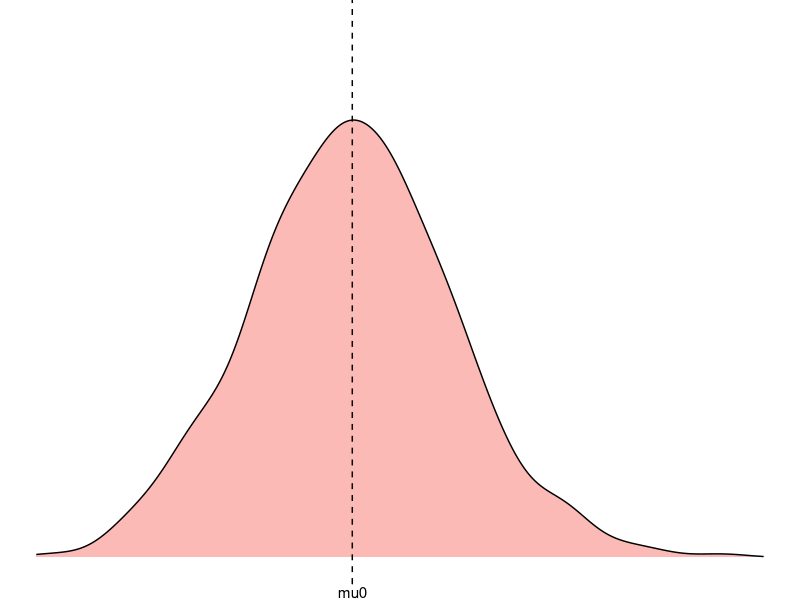
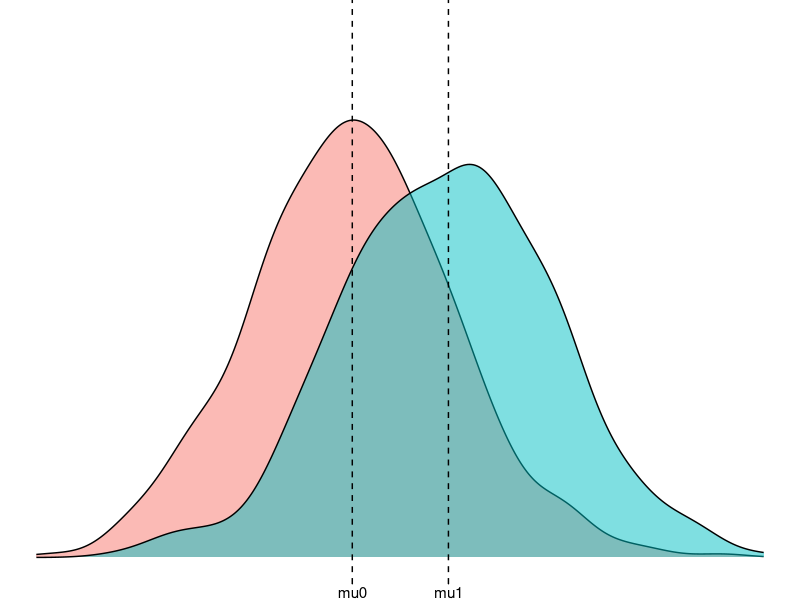
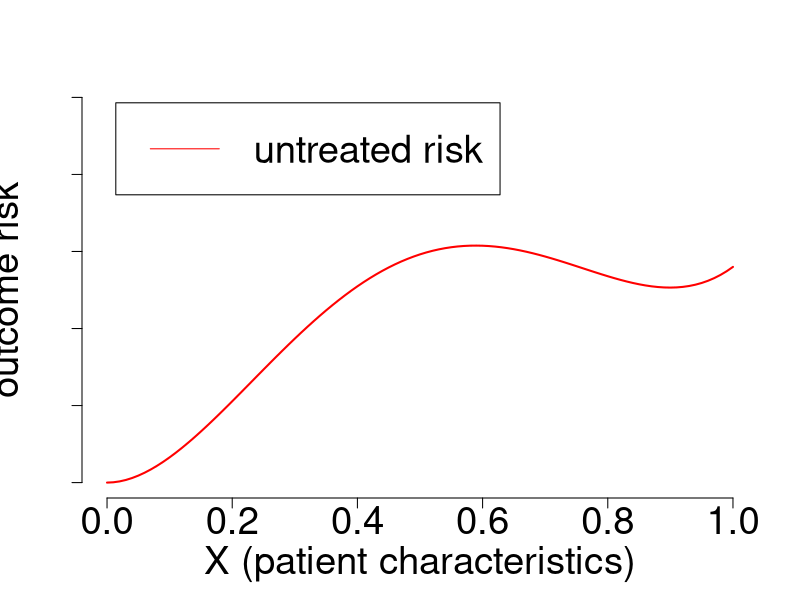
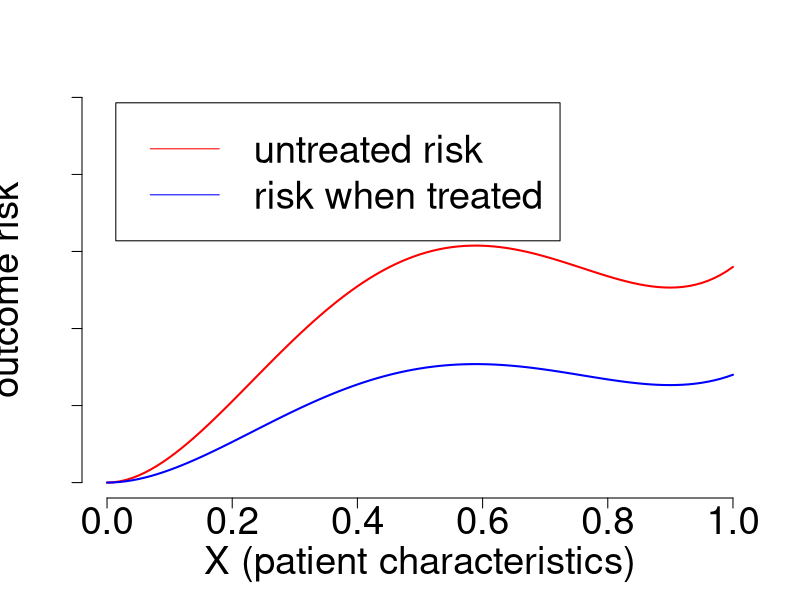
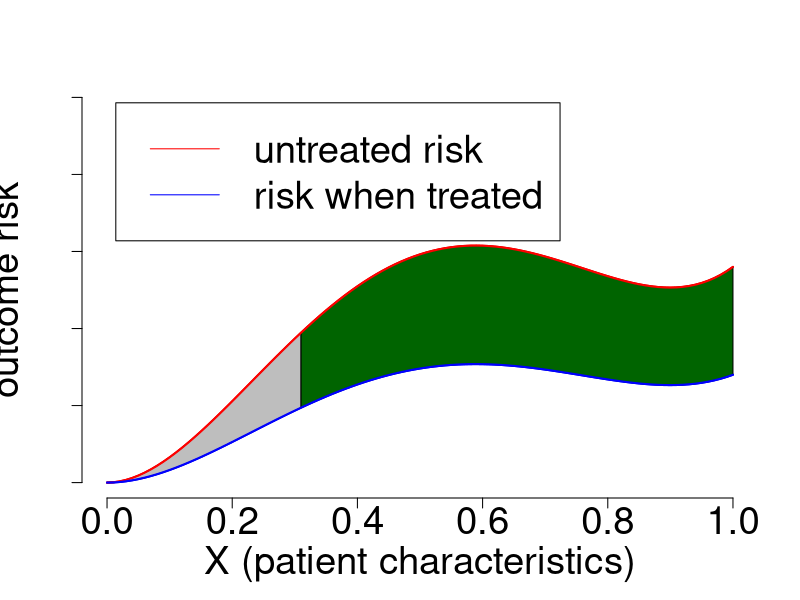
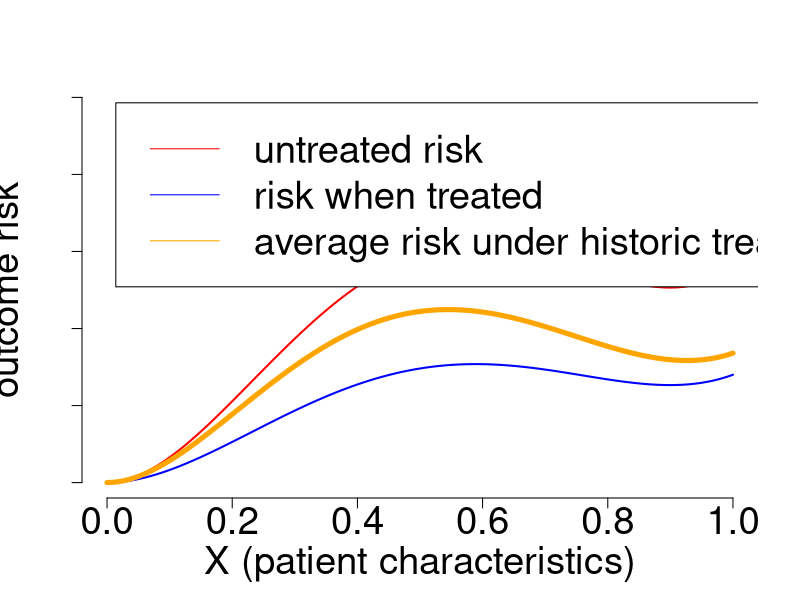

The R source for these figures, in order:
## ---- chunk 1
#| fig-height: 2.5
#| fig-width: 13
#| fig-align: center
library(ggplot2); theme_set(theme_void())
library(dplyr)
set.seed(123456)
n=1e3
mu = 0 
b = 1 
s = 1
t = rbinom(n, 1, .5)
s = rnorm(n, 0, s)
y = b*t  + s
mu0 = mean(y[t==0])
mu1 = mean(y[t==1])
delta = mu1 - mu0

df = data.frame(t=factor(t),y)
xmin = -3
xmax = 4
ymin = 0
ymax = 0.5

df %>%
    filter(t==0) %>%
    ggplot(aes(x=y, fill=t)) + geom_density(alpha=.5) + 
    geom_vline(aes(xintercept=mu0), linetype=2) + 
    labs(x="outcome", y="") + 
    scale_x_continuous(breaks = mu0, labels="mu0", limits=c(xmin, xmax)) + 
    scale_y_continuous(limits=c(ymin, ymax)) + 
    theme(
          axis.ticks.x = element_line(), axis.text.x = element_text(),
          legend.position="none"
          )

## ---- chunk 2
#| fig-height: 2.5
#| fig-width: 13
#| fig-align: center
df %>%
    ggplot(aes(x=y, fill=t)) + geom_density(alpha=.5) + 
    geom_vline(aes(xintercept=mu0), linetype=2) + 
    geom_vline(aes(xintercept=mu1), linetype=2) + 
    labs(x="outcome", y="") + 
    scale_x_continuous(breaks = c(mu0,mu1), labels=c("mu0","mu1"), limits=c(xmin, xmax)) + 
    scale_y_continuous(limits=c(ymin, ymax)) + 
    theme(
          axis.ticks.x = element_line(), axis.text.x = element_text(),
          legend.position="none"
          )
## ---- chunk 3


n = 101
rr = 0.5
xs = seq(0,1, length.out=n)

c = 8
f0 = function(x) c* (x^2 - 1.9*x^3 + x^4 - .03 * x^5)
y0 = f0(xs)
y1 = rr * y0
diffs = y1 - y0
diffthresh = -0.2
shouldtreat = diffs < diffthresh
s0idx = which(!shouldtreat)
s1idx = c(max(s0idx), setdiff(1:n, s0idx))

xs0 = xs[s0idx]
xs1 = xs[s1idx]
y0s0 = y0[s0idx]
y0s1 = y0[s1idx]
y1s0 = y1[s0idx]
y1s1 = y1[s1idx]

#table(shouldtreat)

pi0 = function(x) .2 + .6 * x
y_pi0 = pi0(xs) * y1 + (1-pi0(xs)) * y0

make_plot <- function(plotidx=1) {
  cex = 2.3
  plot(xs, y0, type='l', ylim=c(0,1),
       xlab='X (patient characteristics)',
       ylab='outcome risk',
       col='red',
       axes=F,
       lwd=2,
       # main="constant relative risk + varying untreated risk = varying absolute effect",
       cex = cex,
       cex.lab = cex
       )
  axis(1, cex.axis=cex)
  axis(2, labels=F, cex.axis=cex)
  leg = c("untreated risk")
  legcols = c("red")
  if (plotidx > 1) {
    lines(xs, y1, col='blue', lwd=2)
    leg = c(leg, "risk when treated")
    legcols = c(legcols, "blue")
    
  }
  if (plotidx == 3) {
    polygon(c(xs0, rev(xs0)),
            c(y0s0, rev(y1s0)),
            col='gray')
    polygon(c(xs1, rev(xs1)),
            c(y0s1, rev(y1s1)),
            col='darkgreen')
    lines(xs, y0, col='red', lwd=2)
    lines(xs, y1, col='blue', lwd=2)
  }
  if (plotidx == 4) {
    lines(xs, y_pi0, col='orange', lwd=5)
    leg = c(leg, "average risk under historic treatment policy")
    legcols =c(legcols, "orange")
  }
  legend('topleft', inset=0.05,
         legend=leg,
         lty=1,
         col=legcols,
         cex=cex)
}

## ---- chunk 4
#| fig-height: 8
make_plot(1)
## ---- chunk 5
#| fig-height: 8
make_plot(2)
## ---- chunk 6
#| fig-height: 8
make_plot(3)
## ---- chunk 7
#| fig-height: 8
make_plot(4)
